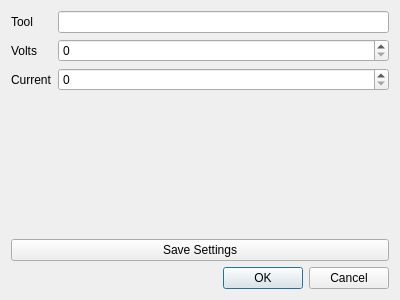
<?xml version="1.0" encoding="UTF-8"?>
<ui version="4.0">
 <class>dlgSettings</class>
 <widget class="QDialog" name="dlgSettings">
  <property name="geometry">
   <rect>
    <x>0</x>
    <y>0</y>
    <width>400</width>
    <height>300</height>
   </rect>
  </property>
  <property name="windowTitle">
   <string>Dialog</string>
  </property>
  <layout class="QVBoxLayout" name="verticalLayout">
   <item>
    <layout class="QFormLayout" name="formLayout">
     <property name="verticalSpacing">
      <number>6</number>
     </property>
     <item row="0" column="0">
      <widget class="QLabel" name="label">
       <property name="text">
        <string>Tool</string>
       </property>
      </widget>
     </item>
     <item row="0" column="1">
      <widget class="QLineEdit" name="txtName"/>
     </item>
     <item row="1" column="0">
      <widget class="QLabel" name="label_2">
       <property name="text">
        <string>Volts</string>
       </property>
      </widget>
     </item>
     <item row="1" column="1">
      <widget class="QSpinBox" name="spbVolts"/>
     </item>
     <item row="2" column="0">
      <widget class="QLabel" name="label_3">
       <property name="text">
        <string>Current</string>
       </property>
      </widget>
     </item>
     <item row="2" column="1">
      <widget class="QSpinBox" name="spbCurrent"/>
     </item>
    </layout>
   </item>
   <item>
    <widget class="QPushButton" name="btnSave">
     <property name="text">
      <string>Save Settings</string>
     </property>
    </widget>
   </item>
   <item>
    <widget class="QDialogButtonBox" name="buttonBox">
     <property name="orientation">
      <enum>Qt::Horizontal</enum>
     </property>
     <property name="standardButtons">
      <set>QDialogButtonBox::Cancel|QDialogButtonBox::Ok</set>
     </property>
    </widget>
   </item>
  </layout>
 </widget>
 <resources/>
 <connections>
  <connection>
   <sender>buttonBox</sender>
   <signal>accepted()</signal>
   <receiver>dlgSettings</receiver>
   <slot>accept()</slot>
   <hints>
    <hint type="sourcelabel">
     <x>248</x>
     <y>254</y>
    </hint>
    <hint type="destinationlabel">
     <x>157</x>
     <y>274</y>
    </hint>
   </hints>
  </connection>
  <connection>
   <sender>buttonBox</sender>
   <signal>rejected()</signal>
   <receiver>dlgSettings</receiver>
   <slot>reject()</slot>
   <hints>
    <hint type="sourcelabel">
     <x>316</x>
     <y>260</y>
    </hint>
    <hint type="destinationlabel">
     <x>286</x>
     <y>274</y>
    </hint>
   </hints>
  </connection>
 </connections>
</ui>
